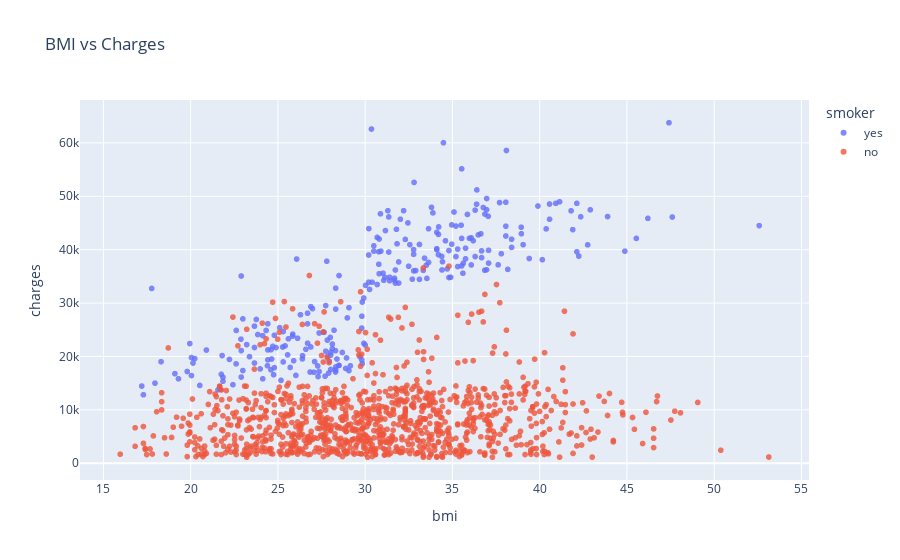

Write notebook code for a chart like this one.
### Markdown cell above
BMI and Charges

Let's visualize the relationship between BMI (body mass index) and charges using another scatter plot. Once again, we'll use the values from the "smoker" column to color the points.

### Code cell
fig = px.scatter(medical_df,x='bmi',y='charges',color='smoker',opacity=0.8,hover_data=['sex'],title='BMI vs Charges')
fig.update_selections(marker_size=5)
fig.show()

### Figure 1 — Plotly figure (JSON) as saved in the notebook; plotly's stock layout.template omitted (floating-point values rounded to 4 significant figures; data arrays with more than 128 entries replaced by an {"elided": "..."} marker saying what was removed)
{"data": [{"customdata": {"elided": "274x1 str values"}, "hovertemplate": "smoker=yes<br>bmi=%{x}<br>charges=%{y}<br>sex=%{customdata[0]}<extra></extra>", "legendgroup": "yes", "marker": {"color": "#636efa", "opacity": 0.8, "symbol": "circle"}, "mode": "markers", "name": "yes", "showlegend": true, "type": "scattergl", "x": {"elided": "274 float values"}, "xaxis": "x", "y": {"elided": "274 float values"}, "yaxis": "y"}, {"customdata": {"elided": "1064x1 str values"}, "hovertemplate": "smoker=no<br>bmi=%{x}<br>charges=%{y}<br>sex=%{customdata[0]}<extra></extra>", "legendgroup": "no", "marker": {"color": "#EF553B", "opacity": 0.8, "symbol": "circle"}, "mode": "markers", "name": "no", "showlegend": true, "type": "scattergl", "x": {"elided": "1064 float values"}, "xaxis": "x", "y": {"elided": "1064 float values"}, "yaxis": "y"}], "layout": {"legend": {"title": {"text": "smoker"}, "tracegroupgap": 0}, "title": {"text": "BMI vs Charges"}, "xaxis": {"anchor": "y", "domain": [0, 1], "title": {"text": "bmi"}}, "yaxis": {"anchor": "x", "domain": [0, 1], "title": {"text": "charges"}}}}
